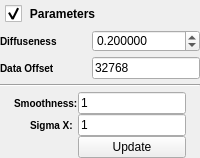
              <widget class="QDisclosableGroupBox" name="parametersGroupBox">
               <property name="styleSheet">
                <string notr="true">QGroupBox
{
/*background-color: qlineargradient(x1: 0, y1: 0, x2: 0, y2: 1, stop: 0 #FFFFFF, stop: 1 #DCDCDC); */
background-image: url(:/DisclosableGroupBoxHeader.png);
background-position: top ;
background-repeat: repeat-x;
padding: 30 0 0 0px;
font: 85% italic 12pt &quot;Arial&quot;;
font-weight: bold;
border: 0px solid gray;
margin: 0px;
}
 
QGroupBox::title
{    
subcontrol-origin: padding;    
subcontrol-position: top left;    
padding: 5 5px;    
background-color: rgba(255, 255, 255, 0);
}
QGroupBox::indicator {    
width: 17px;    
height: 17px;
}

QGroupBox::indicator:unchecked {
 image: url(:/bullet_triangle_grey.png);
}
QGroupBox::indicator:unchecked:pressed {
 image: url(:/bullet_triangle_grey.png);
}
QGroupBox::indicator:checked { 
image: url(:/bullet_triangle_grey_down.png);
}
QGroupBox::indicator:checked:pressed { 
image: url(:/bullet_triangle_grey_down.png);
}
</string>
               </property>
               <property name="title">
                <string>Parameters</string>
               </property>
               <property name="flat">
                <bool>true</bool>
               </property>
               <property name="checkable">
                <bool>true</bool>
               </property>
               <layout class="QGridLayout" name="gridLayout_3">
                <property name="leftMargin">
                 <number>0</number>
                </property>
                <property name="topMargin">
                 <number>0</number>
                </property>
                <property name="rightMargin">
                 <number>0</number>
                </property>
                <property name="bottomMargin">
                 <number>0</number>
                </property>
                <property name="verticalSpacing">
                 <number>5</number>
                </property>
                <item row="1" column="1">
                 <widget class="QLineEdit" name="bf_offset">
                  <property name="sizePolicy">
                   <sizepolicy hsizetype="Maximum" vsizetype="Fixed">
                    <horstretch>0</horstretch>
                    <verstretch>0</verstretch>
                   </sizepolicy>
                  </property>
                  <property name="maximumSize">
                   <size>
                    <width>125</width>
                    <height>16777215</height>
                   </size>
                  </property>
                  <property name="text">
                   <string>32768</string>
                  </property>
                 </widget>
                </item>
                <item row="1" column="0">
                 <widget class="QLabel" name="label_40">
                  <property name="sizePolicy">
                   <sizepolicy hsizetype="Preferred" vsizetype="Preferred">
                    <horstretch>0</horstretch>
                    <verstretch>0</verstretch>
                   </sizepolicy>
                  </property>
                  <property name="styleSheet">
                   <string notr="true">QLabel {
font-weight: bold;
font-size: 10px;
}</string>
                  </property>
                  <property name="text">
                   <string>Data Offset</string>
                  </property>
                  <property name="wordWrap">
                   <bool>true</bool>
                  </property>
                 </widget>
                </item>
                <item row="3" column="0" colspan="2">
                 <widget class="Line" name="line">
                  <property name="orientation">
                   <enum>Qt::Horizontal</enum>
                  </property>
                 </widget>
                </item>
                <item row="0" column="1">
                 <widget class="QDoubleSpinBox" name="mrf">
                  <property name="sizePolicy">
                   <sizepolicy hsizetype="Preferred" vsizetype="Preferred">
                    <horstretch>0</horstretch>
                    <verstretch>0</verstretch>
                   </sizepolicy>
                  </property>
                  <property name="maximumSize">
                   <size>
                    <width>125</width>
                    <height>16777215</height>
                   </size>
                  </property>
                  <property name="decimals">
                   <number>6</number>
                  </property>
                  <property name="minimum">
                   <double>0.000000000000000</double>
                  </property>
                  <property name="maximum">
                   <double>1.000000000000000</double>
                  </property>
                  <property name="singleStep">
                   <double>0.050000000000000</double>
                  </property>
                  <property name="value">
                   <double>0.200000000000000</double>
                  </property>
                 </widget>
                </item>
                <item row="0" column="0">
                 <widget class="QLabel" name="label_33">
                  <property name="sizePolicy">
                   <sizepolicy hsizetype="Preferred" vsizetype="Preferred">
                    <horstretch>0</horstretch>
                    <verstretch>0</verstretch>
                   </sizepolicy>
                  </property>
                  <property name="styleSheet">
                   <string notr="true">QLabel {
font-weight: bold;
font-size: 10px;
}</string>
                  </property>
                  <property name="text">
                   <string>Diffuseness</string>
                  </property>
                  <property name="wordWrap">
                   <bool>true</bool>
                  </property>
                 </widget>
                </item>
                <item row="4" column="0" colspan="2">
                 <layout class="QGridLayout" name="gridLayout_8">
                  <property name="bottomMargin">
                   <number>0</number>
                  </property>
                  <item row="0" column="0" rowspan="2">
                   <widget class="QLabel" name="label_10">
                    <property name="maximumSize">
                     <size>
                      <width>16777215</width>
                      <height>16777215</height>
                     </size>
                    </property>
                    <property name="text">
                     <string/>
                    </property>
                    <property name="pixmap">
                     <pixmap resource="../../../../Resources/icons/images/Icons.qrc">:/Link_Left.png</pixmap>
                    </property>
                    <property name="alignment">
                     <set>Qt::AlignCenter</set>
                    </property>
                   </widget>
                  </item>
                  <item row="0" column="1" colspan="2">
                   <widget class="QLabel" name="label_23">
                    <property name="styleSheet">
                     <string notr="true">QLabel {
font-weight: bold;
font-size: 10px;
}</string>
                    </property>
                    <property name="text">
                     <string>Smoothness:</string>
                    </property>
                   </widget>
                  </item>
                  <item row="1" column="1">
                   <widget class="QPushButton" name="resetSigmaXBtn">
                    <property name="maximumSize">
                     <size>
                      <width>16</width>
                      <height>16</height>
                     </size>
                    </property>
                    <property name="toolTip">
                     <string>Reset Sigma X value back to last cached value and smoothness to 1.0</string>
                    </property>
                    <property name="text">
                     <string/>
                    </property>
                    <property name="icon">
                     <iconset resource="../../../../Resources/icons/images/Icons.qrc">
                      <normaloff>:/undo.png</normaloff>:/undo.png</iconset>
                    </property>
                    <property name="iconSize">
                     <size>
                      <width>28</width>
                      <height>16</height>
                     </size>
                    </property>
                    <property name="flat">
                     <bool>true</bool>
                    </property>
                   </widget>
                  </item>
                  <item row="0" column="3">
                   <widget class="QLineEdit" name="smoothness">
                    <property name="sizePolicy">
                     <sizepolicy hsizetype="Maximum" vsizetype="Fixed">
                      <horstretch>0</horstretch>
                      <verstretch>0</verstretch>
                     </sizepolicy>
                    </property>
                    <property name="maximumSize">
                     <size>
                      <width>125</width>
                      <height>16777215</height>
                     </size>
                    </property>
                    <property name="text">
                     <string>1</string>
                    </property>
                   </widget>
                  </item>
                  <item row="0" column="4" rowspan="2">
                   <widget class="QLabel" name="label_5">
                    <property name="maximumSize">
                     <size>
                      <width>16777215</width>
                      <height>16777215</height>
                     </size>
                    </property>
                    <property name="text">
                     <string/>
                    </property>
                    <property name="pixmap">
                     <pixmap resource="../../../../Resources/icons/images/Icons.qrc">:/Link_Right.png</pixmap>
                    </property>
                    <property name="alignment">
                     <set>Qt::AlignCenter</set>
                    </property>
                   </widget>
                  </item>
                  <item row="2" column="3">
                   <widget class="QPushButton" name="estimateSigmaX">
                    <property name="text">
                     <string>Update</string>
                    </property>
                   </widget>
                  </item>
                  <item row="1" column="3">
                   <widget class="QLineEdit" name="sigma_x">
                    <property name="sizePolicy">
                     <sizepolicy hsizetype="Maximum" vsizetype="Fixed">
                      <horstretch>0</horstretch>
                      <verstretch>0</verstretch>
                     </sizepolicy>
                    </property>
                    <property name="maximumSize">
                     <size>
                      <width>125</width>
                      <height>16777215</height>
                     </size>
                    </property>
                    <property name="text">
                     <string>1</string>
                    </property>
                   </widget>
                  </item>
                  <item row="1" column="2">
                   <widget class="QLabel" name="label_45">
                    <property name="styleSheet">
                     <string notr="true">QLabel {
font-weight: bold;
font-size: 10px;
}</string>
                    </property>
                    <property name="text">
                     <string>Sigma X:</string>
                    </property>
                   </widget>
                  </item>
                 </layout>
                </item>
               </layout>
              </widget>
